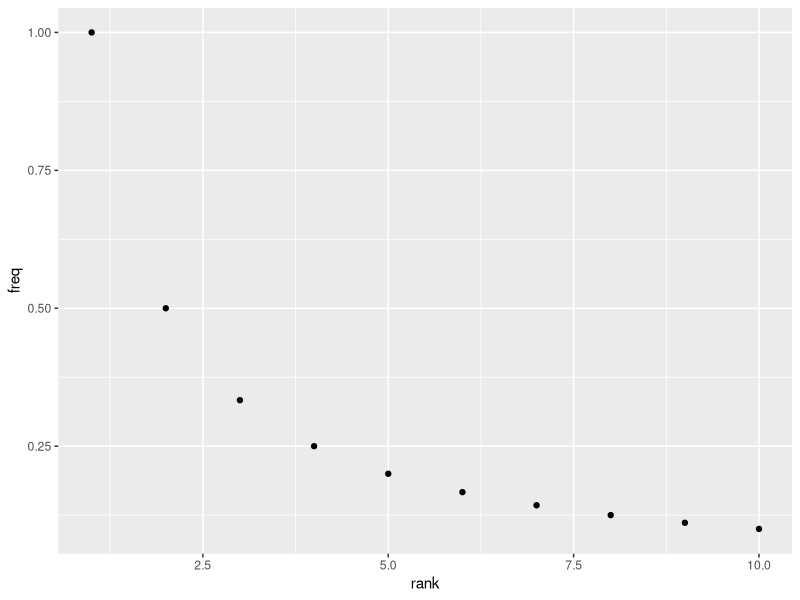
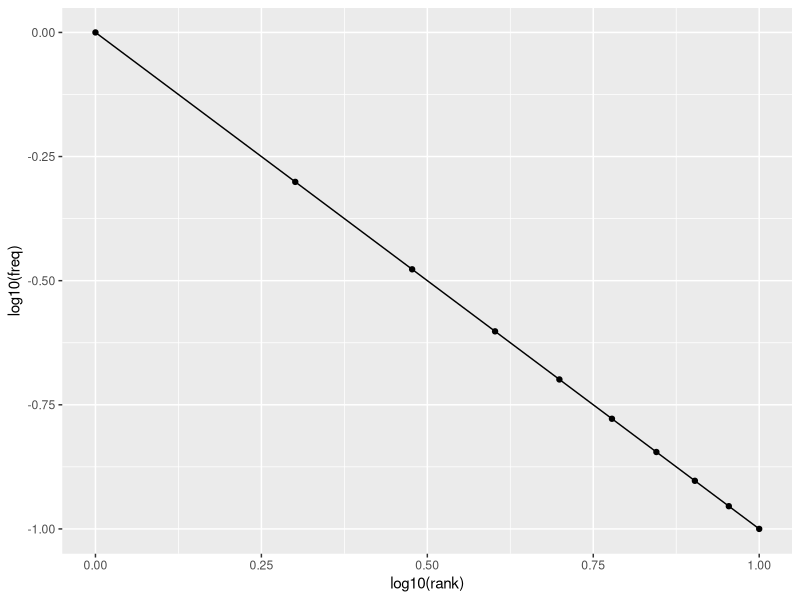
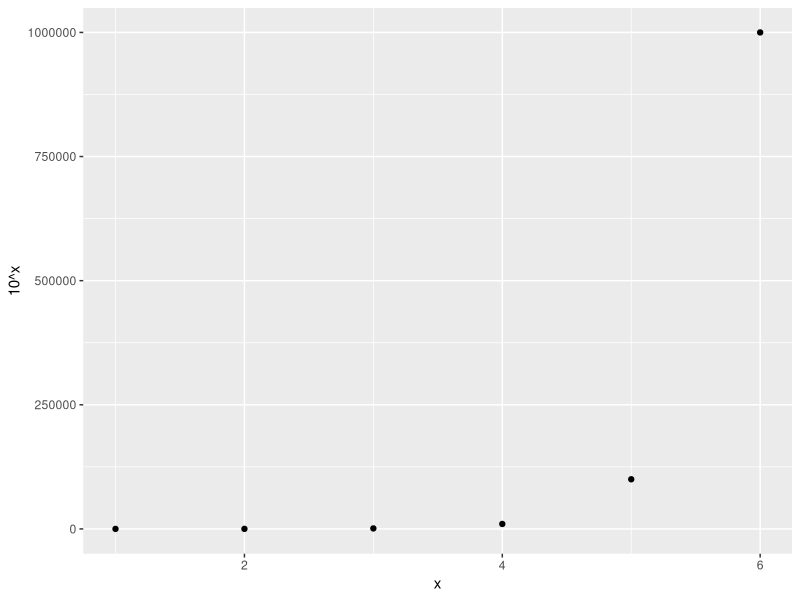

Source code (R) for these figures, in order:
## ---- chunk 1
knitr::opts_chunk$set(echo = TRUE)
options(scipen=999) 
library(tidyverse)
## ---- chunk 2
# library(tidyverse) ## load the tidyverse library at the beginning of your script
toy.data <- tibble(rank=1:10)
toy.data$freq <- 1 / toy.data$rank
toy.data
## ---- chunk 3
toy.data %>% ggplot(aes(x=rank, y=freq)) + geom_point()
## ---- chunk 4
toy.data %>% ggplot(aes(x=log10(rank), y=log10(freq))) + geom_point() + geom_line()
## ---- chunk 5
10^2
10^2.5
10^2.999
## ---- chunk 6
my.data <- tibble(x=1:6, `10^x`=10^(1:6))
# remember that variables which aren't legal R names must be written in `backticks`
my.data %>% ggplot(aes(x=x, y=`10^x`)) + geom_point()
## ---- chunk 7
log(9, base=3) # i.e. 9 = 3^2
log(9, base=2) # 9 = 2^3.17
log(9, base=10) # 9 = 10^0.9542
log10(9) # R shorthand for log base 10
## ---- chunk 8
x <- -6:1
10^x
## ---- chunk 9
options(scipen=0) # enable scientific notation; use options(scipen=999) to disable it
10^x
## ---- chunk 10
distance <- c(1, 2087, 1.5, 47, 89, 100004)
log(distance)
